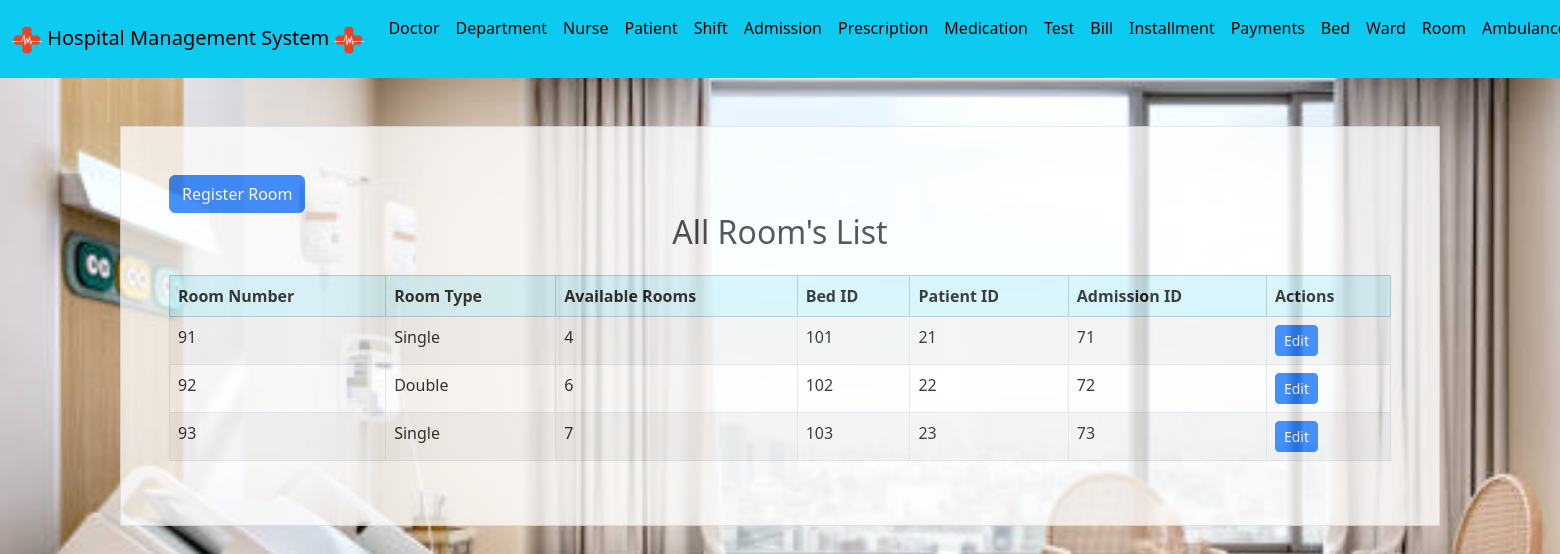
Screenshot of /Website/room.php (signed in) with the database file from the repository.
### tables this page shows
CREATE TABLE `room` (
  `Room_Number` int(10) NOT NULL,
  `Room_Type` varchar(50) NOT NULL,
  `Available_Rooms` int(255) NOT NULL,
  `Bed_ID` int(10) DEFAULT NULL,
  `Patient_ID` int(10) DEFAULT NULL,
  `Admission_ID` int(10) DEFAULT NULL
);

### Website/room.php (the view, shortened to what this page needs)
<!DOCTYPE html>
<html>
<?php
include("connect.php");
include("header.php");
?>
<head>
    <link rel="stylesheet" href="https://cdn.jsdelivr.net/npm/bootstrap@5.3.2/dist/css/bootstrap.min.css">
</head>
<body style="background-image: url(img/room.jpg);background-size: cover;background-repeat: no-repeat;">
    <div class="container p-5 my-5 bg-white border opacity-75">
        <?php if (isset($_SESSION["user_type"]) && $_SESSION["user_type"] == "Admin"): ?>
            <a href="input_room.php" class="btn btn-primary">Register Room</a>
        <?php endif; ?>
        <h2 class="text-center mb-4">All Room's List</h2>
        <div class="table-responsive">
            <table class="table table-striped table-bordered">
                <thead class="table-info">
                    <tr>
                        <th>Room Number</th>
                        <th>Room Type</th>
                        <th>Available Rooms</th>
                        <th>Bed ID</th>
                        <th>Patient ID</th>
                        <th>Admission ID</th>
                        <th>Actions</th>
                    </tr>
                </thead>
                <tbody>
                    <?php
                    $sql = "SELECT * FROM room ORDER BY Room_Number";
                    $result = mysqli_query($conn, $sql);
                    if (mysqli_num_rows($result) > 0) {
                        while($row = mysqli_fetch_assoc($result)) {
                            echo "<tr>
                                <td>".$row["Room_Number"]."</td>
                                <td>".$row["Room_Type"]."</td>
                                <td>".$row["Available_Rooms"]."</td>
                                <td>".$row["Bed_ID"]."</td>
                                <td>".$row["Patient_ID"]."</td>
                                <td>".$row["Admission_ID"]."</td>
                                <td>";
                            if (isset($_SESSION["user_type"]) && $_SESSION["user_type"] == "Admin") {
                                echo "<a href='edit_room.php?id=".$row["Room_Number"]."' class='btn btn-primary btn-sm'>Edit</a>";
                            }
                            echo "</td>
                            </tr>";
                        }
                    } else {
                        echo "<tr><td colspan='8' class='text-center'>No records found</td></tr>";
                    }
                    ?>
                </tbody>
            </table>
        </div>
    </div>
</body>
</html>

### rows the page displays
room: Room_Number "91", Room_Type "Single", Available_Rooms "4", Bed_ID "101", Patient_ID "21", Admission_ID "71"
room: Room_Number "92", Room_Type "Double", Available_Rooms "6", Bed_ID "102", Patient_ID "22", Admission_ID "72"
room: Room_Number "93", Room_Type "Single", Available_Rooms "7", Bed_ID "103", Patient_ID "23", Admission_ID "73"
